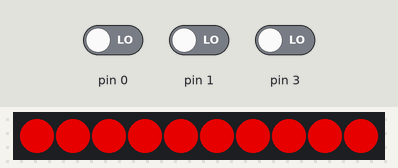
Bench run of a sketch on a simulated Arduino Uno, built with avr-gcc and run on an emulated ATmega328P. Parts: 10 RGB LEDs in strip order, left to right. The inputs (shaded band) are chosen by the test bench; at power-on: pin 0 LOW, pin 3 LOW, pin 1 LOW. Dim RGB values are drawn brighter than linear.

Above: at 3.7 s.
3.8 s: pin 0 driven HIGH
At 4.31 s:
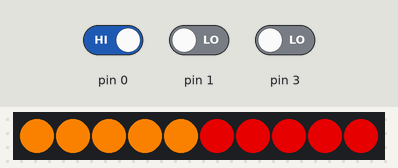
6.8 s: pin 3 driven HIGH
At 9.2 s:
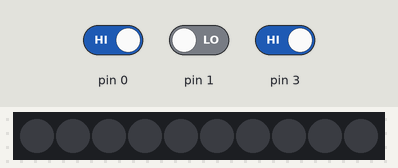
9.3 s: pin 1 driven HIGH
10.8 s: pin 3 driven LOW
At 11.2 s:
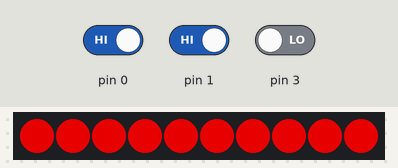
Timing chart, 0 to 13.3 s (numbered marks = the images above; inputs shaded):
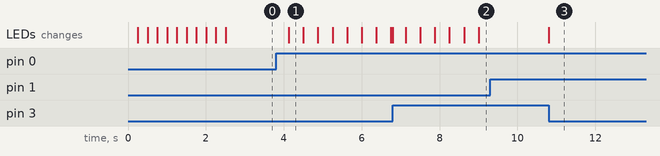

Measured:
- after the input at 3.8 s, the LEDs: change after 0.33 s (image 1)
- after the input at 6.8 s, the LEDs: change at once (image 2)
- after the input at 9.3 s, every drawn part: stays the same
- after the input at 10.8 s, the LEDs: change at once (image 3)

The sketch:

signal.ino
```cpp
// (licence header left out)
#include <Adafruit_NeoPixel.h>

// Which pin on the Arduino is connected to the NeoPixels?
#define PIN            4

// How many NeoPixels are attached to the Arduino?
#define NUMPIXELS      10

// turn signal cycle in milliseconds
#define TURNCYCLE 750

// brightness of turn signal
#define BRIGHTNESS 175

Adafruit_NeoPixel pixels = Adafruit_NeoPixel(NUMPIXELS, PIN, NEO_GRB + NEO_KHZ800);

void turnSignal(int t, boolean right);
void brakeSignal(int brightness);
void clearSignal();

boolean leftPressed = false;
boolean rightPressed = false;
boolean turning = false;
boolean right = false;
boolean braking = false;

void setup() {
  pixels.begin(); // This initializes the NeoPixel library.
  for (int i = 0; i < NUMPIXELS; i++) {
    pixels.setPixelColor(i, pixels.Color(0, 255, 0));
    pixels.show();
    delay(250);
  }
}

void loop() {

  if (digitalRead(3) == HIGH) {
    braking = false;
  } else {
    braking = true;
  }

  if (digitalRead(0) == HIGH) {
    leftPressed = true;
  }

  if (digitalRead(1) == HIGH) {
    rightPressed = true;
  }

  if (digitalRead(0) == LOW && digitalRead(1) == LOW) {
    leftPressed = false;
    rightPressed = false;
  }
  if (leftPressed && rightPressed) {
    turning  = false;
  }

  if (!leftPressed && rightPressed) {
    right = true;
    turning = true;
  } else if (leftPressed && ! rightPressed) {
    right = false;
    turning = true;
  }

  clearSignal();
  if (braking) {
    brakeSignal(BRIGHTNESS);
  }
  if (turning) {
    turnSignal(TURNCYCLE, right);
  }
  pixels.show();
}

void turnSignal(int t, boolean right) {
  if ((millis() % t) > (t / 2)) {
    for (int i = 0; i < NUMPIXELS; i++) {
      if ((i < NUMPIXELS / 2) ^ right) {
        pixels.setPixelColor(i, pixels.Color(239, 123, 0));
      }
    }
  }
}

void brakeSignal(int brightness) {
  for (int i = 0; i < NUMPIXELS; i++) {
    pixels.setPixelColor(i, pixels.Color(brightness, 0, 0));
  }
}

void clearSignal() {
  for (int i = 0; i < NUMPIXELS; i++) {
    pixels.setPixelColor(i, pixels.Color(0, 0, 0));
  }
}
```
